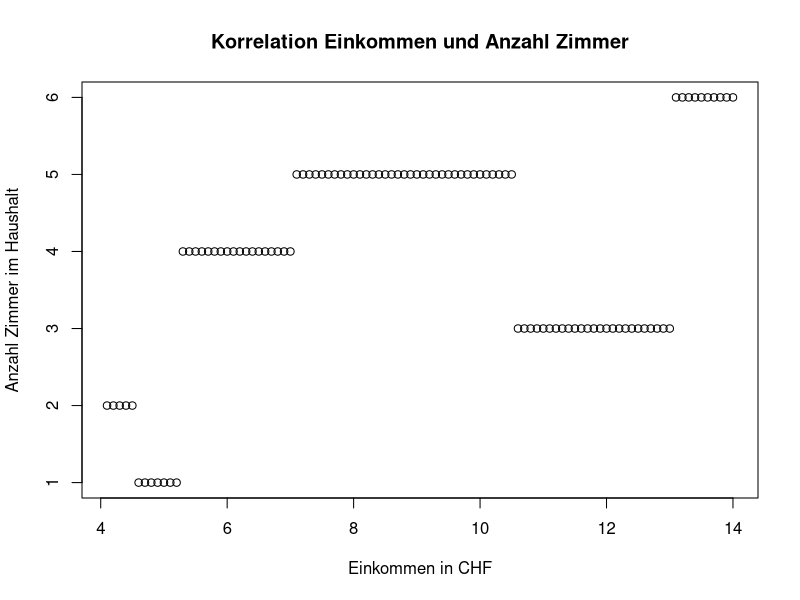
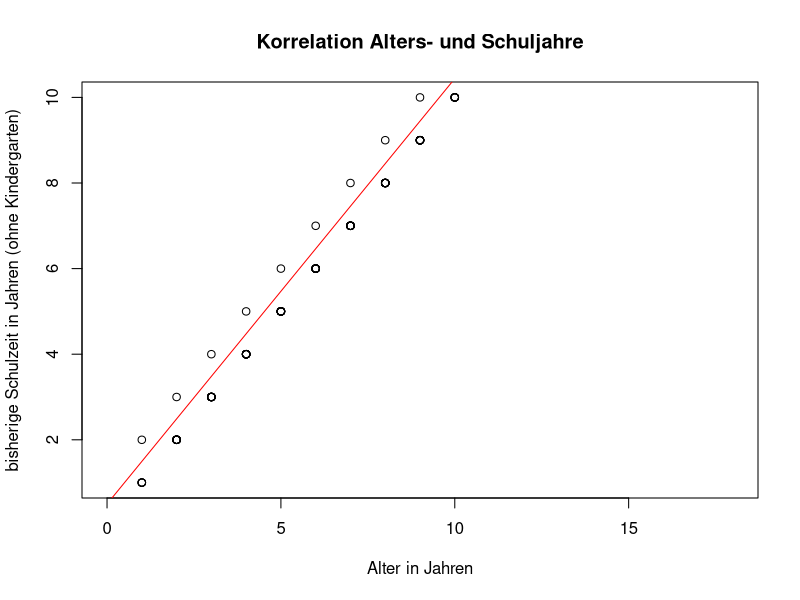
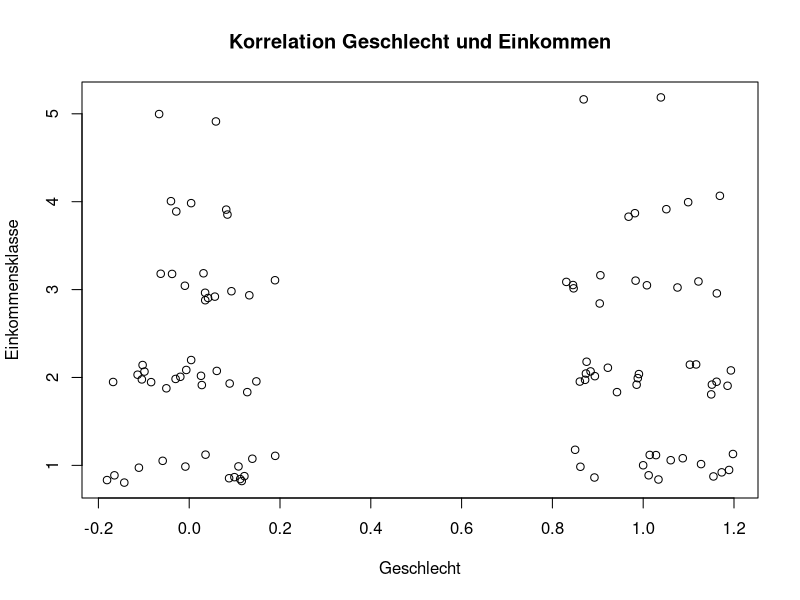
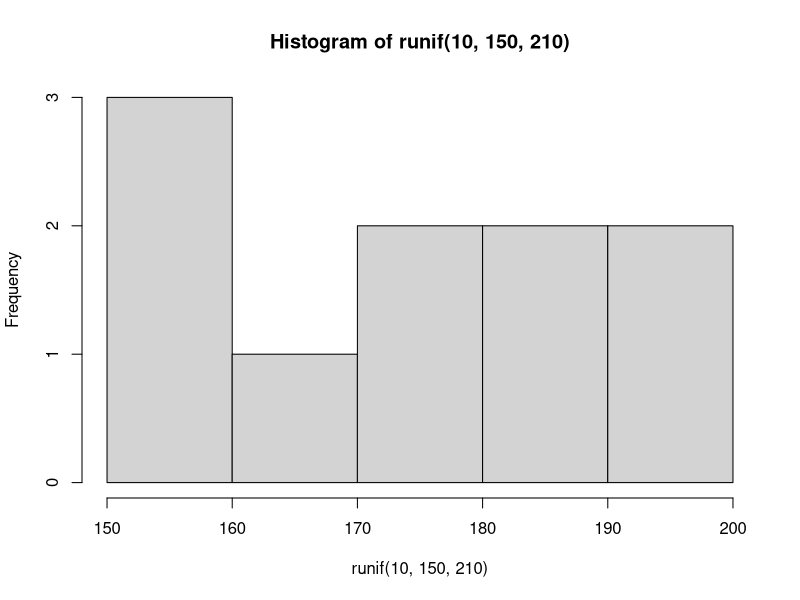
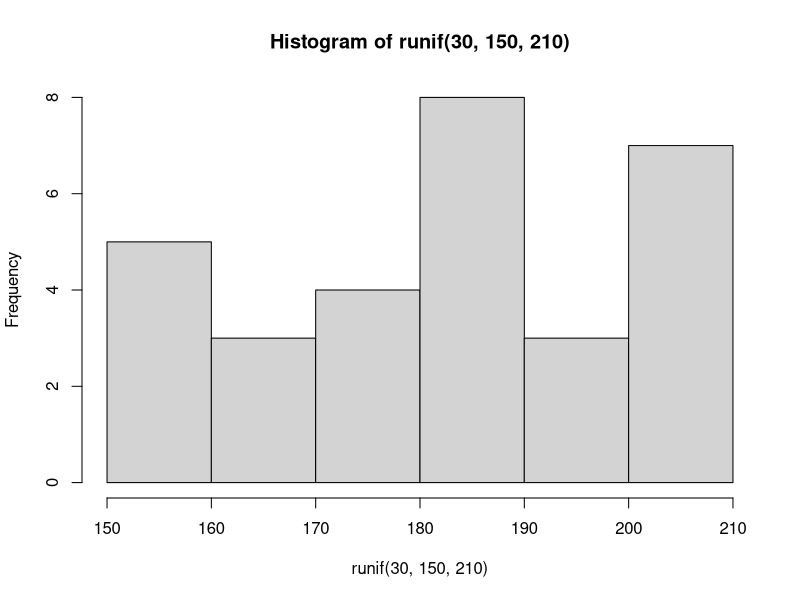
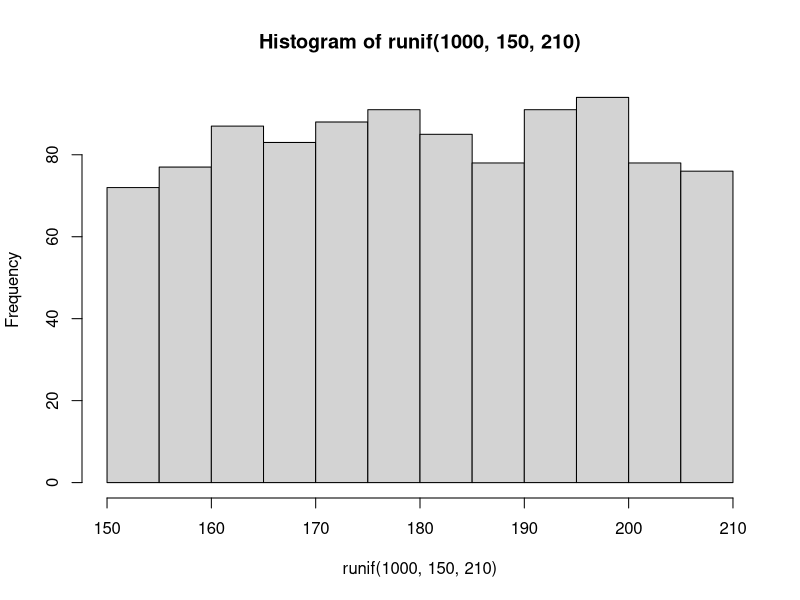
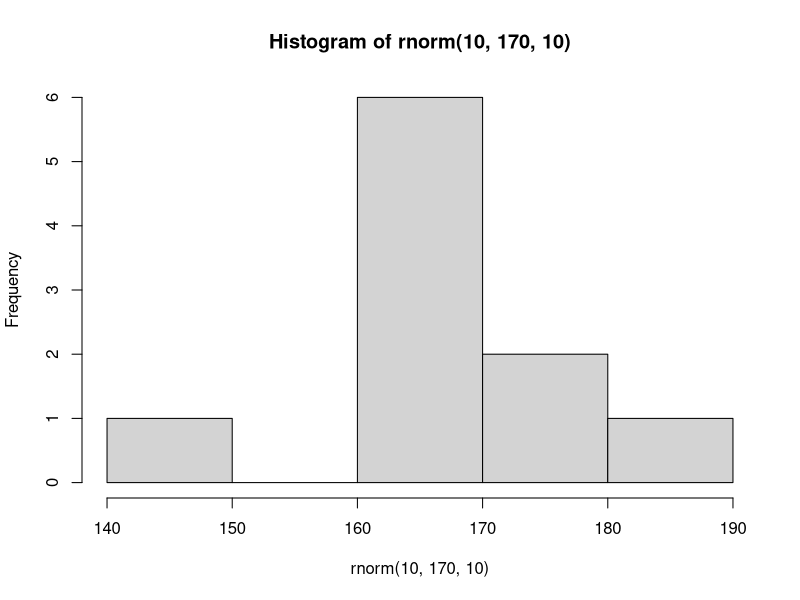
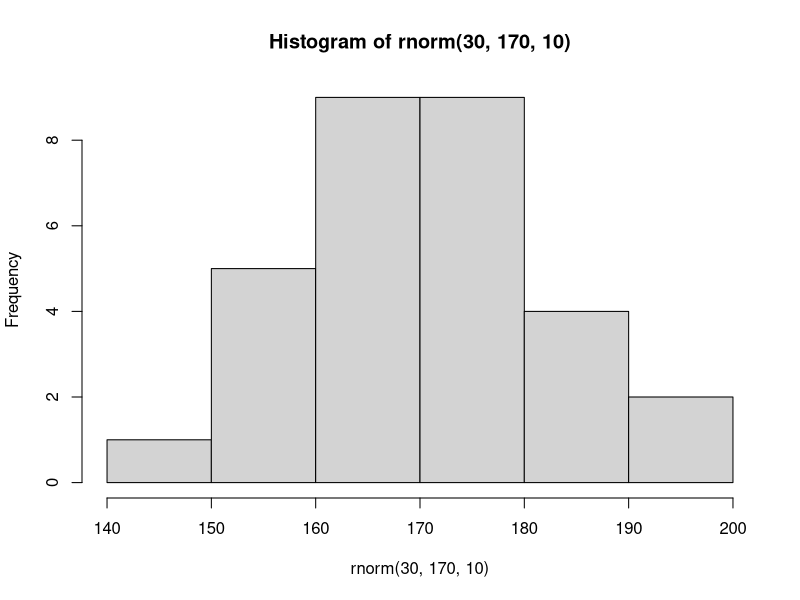

These charts were generated, in order, by the following R code:
## ---- chunk 1
x1 <- c(seq(4100,14000,100))
y1 <- c(rep(2, 5), rep(1, 7), rep(4, 18), rep (5, 35), rep(3, 25), rep(6, 10))
cor(x1, y1)
## ---- chunk 2
x2 <- c(1,1,1,1,1, rep(seq(from=2, to=9), each=11),10,10,10,10,10,10)
y2 <- y2 <- c(1,1,1,1, rep(seq(from=2, to=9), each=11),10,10,10,10,10,10,10)
cor(x2,y2)
## ---- chunk 3
#Originalbeispiel
x3 <- c(rep(0:1, 50))
y3 <- c(rep(1, 30), rep(2, 35), rep(3, 21), rep(4, 10), rep(5, 4))
cor(x3, y3) #Dies ergibt leider eine schwache positive Korrelation. Deshalb hier einfach leicht angepasst:
x3 <- c(rep(c(1,0),50))
y3 <- c(rep(1, 30), rep(2, 35), rep(3, 21), rep(4, 10), rep(5, 4))
cor(x3, y3)

## ---- chunk 4
#Plot der ersten beiden Vektoren
plot(x1/1000, y1,
     main = "Korrelation Einkommen und Anzahl Zimmer",
     xlab = "Einkommen in CHF",
     ylab = "Anzahl Zimmer im Haushalt")

#Plot der zweiten beiden Vektoren
plot(x2, y2, xlim = c(0,18),
              main = "Korrelation Alters- und Schuljahre", 
              xlab ="Alter in Jahren", ylab = "bisherige Schulzeit in Jahren (ohne Kindergarten)" )
abline(a = 0.5, b = cor(x2,y2), col = "red")

#Plot der dritten beiden Vektoren
plot(jitter(x3), jitter(y3), main = "Korrelation Geschlecht und Einkommen", xlab = "Geschlecht", ylab = "Einkommensklasse")

## ---- chunk 5
hist(runif(10,150,210))
hist(runif(30,150,210))
hist(runif(1000,150,210))

hist(rnorm(10, 170,10))
hist(rnorm(30, 170,10))
hist(rnorm(1000, 170,10))

## ---- chunk 6
rbinom(10,1,0.5) #Beispiel I
rbinom(3,2, 2/6) #Beispiel II
## ---- chunk 7
hist(runif(1000,150,210), breaks = 10 , xlim = c(140,220), col = "blue", main = "Körpergrösse, gleichverteilt")
abline(v = mean(rnorm(1000, 170,10)), col = "green", lwd = 5)
hist(rnorm(1000, 170,10), breaks = 10 , xlim = c(140,220), col = "green", main = "Körpergrösse, normalverteilt")
abline(v = mean(runif(1000,150,210)), col = "blue", lwd = 5)
## ---- chunk 8
hist(runif(1000,150,210), breaks = 10 , xlim = c(140,220), ylim = c(0,200), col = "blue", main = "Körpergrösse, gleichverteilt und normalverteil")
hist(rnorm(1000, 170,10), breaks = 10 ,  col=rgb(0,255,0, max = 255, alpha = 125), add = T)
## ---- chunk 9
#Auf einzelne Elemente
vektor1 <- c(1,2,10,5,13,20)
vektor1[4]

datensatz <- data.frame(vektor1, c(1,1,1,1,2,1))
datensatz[1,1]
datensatz[6,1]

datensatz[,0]

## ---- chunk 10
datensatz$vektor1
## ---- chunk 11
which(datensatz$vektor1==20)
## ---- chunk 12
t_datensatz <- datensatz[which(datensatz$vektor1==20),] 
t_datensatz <- datensatz[datensatz$vektor1==20,] #derselbe Befehl, einfach ohne which() auszuformulieren

## ---- chunk 13

for(i in 0:5) {
   print(i);
}


for(i in 1:2) {
   print(datensatz[,i]);
}


for(i in 1:ncol(datensatz)) {
   print(datensatz[,i]);
}

